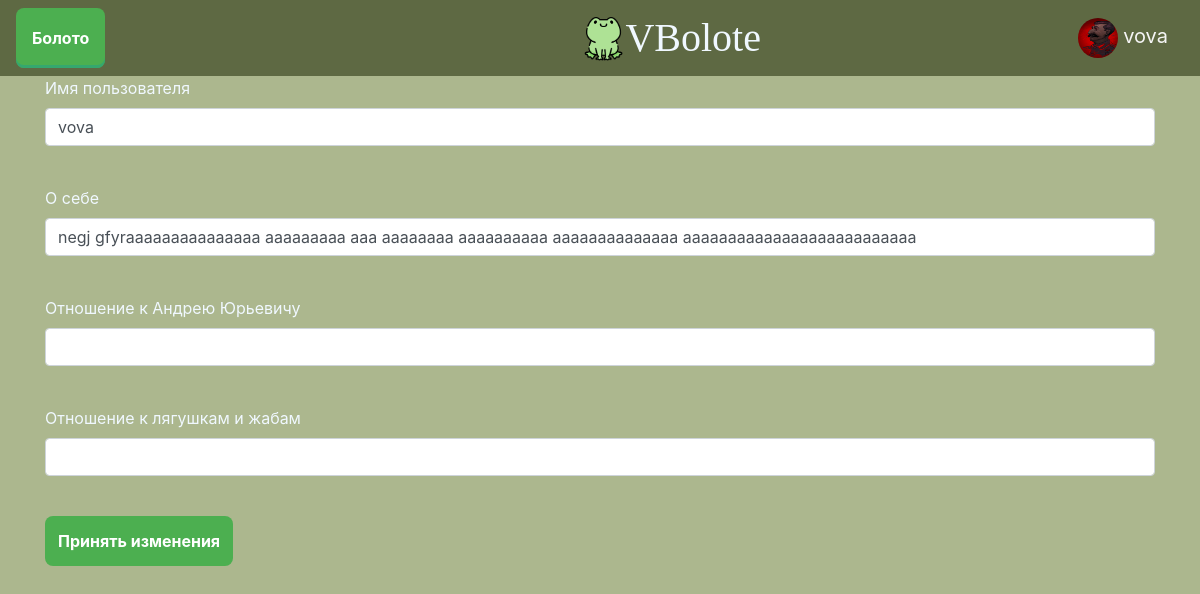
The page /edit_user (signed in) on the database as committed earlier.
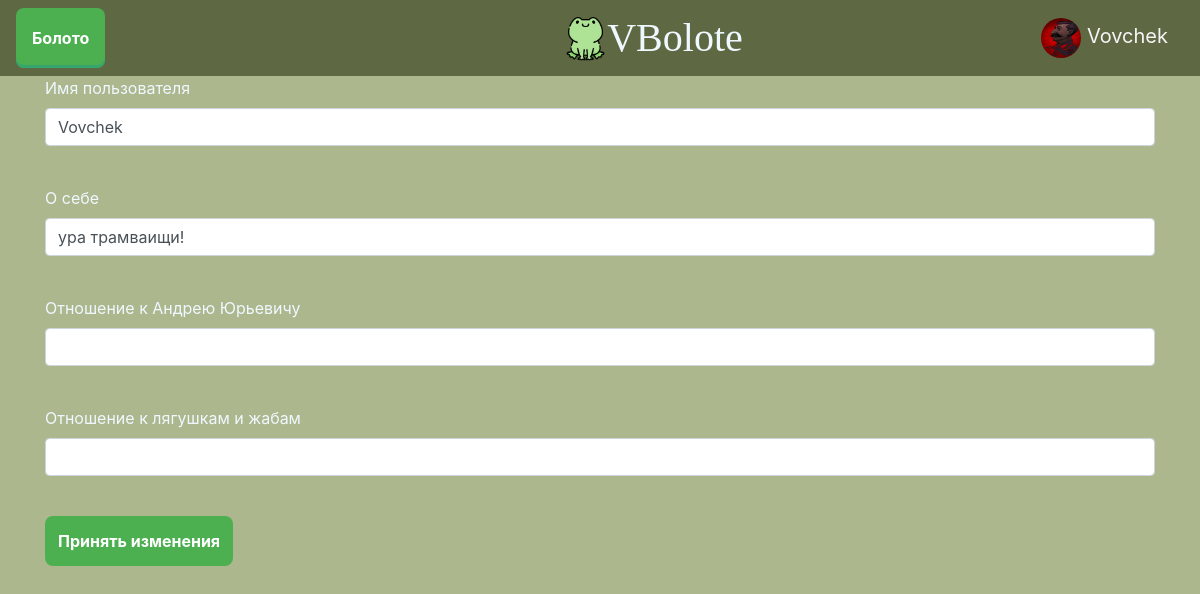
The same page on the database as committed later.
### data/users.py (models this page shows, shortened)
class User(SqlAlchemyBase, UserMixin, SerializerMixin):
    __tablename__ = 'users'
    id = sqlalchemy.Column(sqlalchemy.Integer,
                                primary_key=True, autoincrement=True)
    name = sqlalchemy.Column(sqlalchemy.String, nullable=True)
    email = sqlalchemy.Column(sqlalchemy.String,
                              index=True, unique=True, nullable=True)
    hashed_password = sqlalchemy.Column(sqlalchemy.String, nullable=True)
    about = sqlalchemy.Column(sqlalchemy.String, nullable=False,
                              default='')
    au_attitude = sqlalchemy.Column(sqlalchemy.String, nullable=False,
                                    default='')
    frog_attitude = sqlalchemy.Column(sqlalchemy.String, nullable=False,
                                      default='')
    pic = sqlalchemy.Column(sqlalchemy.Integer, default=0)

### flask_app.py (the view)
@app.route('/edit_user', methods=['GET', 'POST'])
@login_required
def edit_user():
    form = EditUserForm()
    db_sess = db_session.create_session()
    user = db_sess.query(User).filter(current_user.id == User.id).first()
    if form.validate_on_submit():
        user.name = form.name.data
        user.au_attitude = form.au_attitude.data
        user.frog_attitude = form.frog_attitude.data
        user.about = form.about.data
        user.id = current_user.id
        db_sess.merge(user)
        db_sess.commit()
        return redirect('/')
    else:
        if user:
            form.name.data = user.name
            form.about.data = user.about
            form.au_attitude.data = user.au_attitude
            form.frog_attitude.data = user.frog_attitude
            return render_template('edit_user.html', user=user, form=form)
        else:
            abort(404)

### forms/edit_user.py
class EditUserForm(FlaskForm):
    name = StringField('Имя пользователя', validators=[DataRequired()])
    about = StringField('О себе')
    au_attitude = StringField('Отношение к Андрею Юрьевичу')
    frog_attitude = StringField('Отношение к лягушкам и жабам')
    submit = SubmitField('Принять изменения')

### data/db_session.py (called while the page is built)
def create_session() -> Session:
    global __factory
    return __factory()

### flask_app.py (called while the page is built)
@login_manager.user_loader
def load_user(user_id):
    db_sess = db_session.create_session()
    return db_sess.query(User).get(user_id)

### templates/edit_user.html (shortened to what this page needs)
{% extends "base.html" %}
{% block content %}
<form action="" method="post">
    <p>
        {{ form.name.label }}<br>
        {{ form.name(class="form-control") }}<br>
    </p>
    <p>
        {{ form.about.label }}<br>
        {{ form.about(class="form-control") }}<br>
    </p>
    <p>
        {{ form.au_attitude.label }}<br>
        {{ form.au_attitude(class="form-control") }}<br>
    </p>
    <p>
        {{ form.frog_attitude.label }}<br>
        {{ form.frog_attitude(class="form-control") }}<br>
    </p>
    <p>{{ form.submit(type="submit", class="btn btn-primary") }}</p>
</form>
{% endblock %}

### templates/base.html (shortened to what this page needs)
<!doctype html>
<html lang="en">
<head>
    <link rel="stylesheet"
          href="https://stackpath.bootstrapcdn.com/bootstrap/4.4.1/css/bootstrap.min.css"
>
    <link rel="stylesheet" href= "{{ url_for('static', filename='css/decor.css') }}">
</head>
<body>
<header>
    <nav class="navbar navbar-light" style="background-color: #5e6943;">
        <div class="dropdown">
          <button class="dropbtn">Болото</button>
        </div>
            <a type="button" class="AppName" href="/"><img src="../static/img/icon_frog.png" height="50" alt="...">VBolote</a>
            {% if current_user.is_authenticated %}
                <a class="navbar-brand" href="/logout" style="color: whitesmoke">
                    <img src="../static/img/pics/pic{{current_user.pic}}.jpg" class = "mini_user_pic" alt="аватарка"/>
                    {{ current_user.name }}
                </a>
            {% else %}
                <div class="btn-group" role="group" aria-label="Basic mixed styles example">
                  <a type="button" class="btn btn-login" href="/login">Войти</a>
                  <a type="button" class="btn btn-reg" href="/register">Зарегистрироваться</a>
                </div>
            {% endif %}
    </nav>
</header>
<main role="main" class="container">
    {% block content %}{% endblock %}
</main>
</body>
</html>

Rows that differ between the two databases and show on the page:
changed User: name "vova" → "Vovchek"; about "negj gfyrааааааааааааааа ааааааааа ааа аааааааа аааааааааа аааааааааааааа аааааааааааааааааааааааааа" → "ура трамваищи!"
